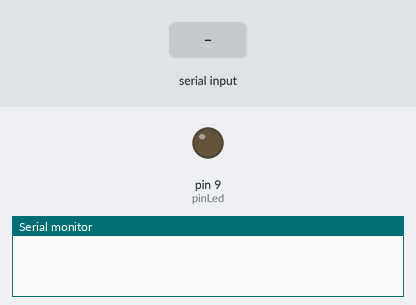
A sketch run on a simulated Arduino Uno, built with avr-gcc and run on an emulated ATmega328P. Parts: output pins drawn as LEDs (lit = HIGH), the last lines printed to the serial monitor. The inputs (shaded band) are chosen by the test bench.

Above: at 1.2 s.
1.3 s: "LED_ENCENDIDO" received over Serial
At 1.8 s:
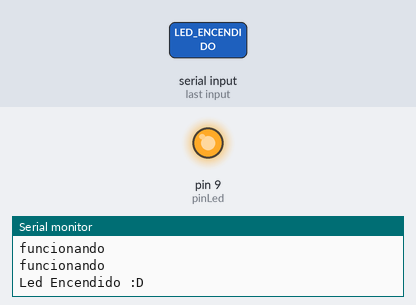
Timing chart, 0 to 4.3 s (numbered marks = the images above; inputs shaded):
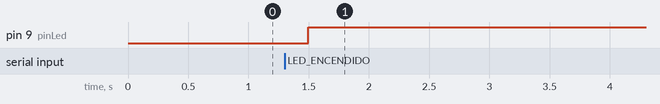

Measured:
- after the input at 1.3 s, pin 9 (pinLed): LOW → HIGH after 0.20 s

The sketch:

led_1.ino
```cpp
int pinLed = 9;
char caracter;
String comando;

void setup() {
  // put your setup code here, to run once:
  Serial.begin(9600);
  pinMode(pinLed, OUTPUT);

}

void loop() {
  while(Serial.available() > 0){
    caracter = Serial.read();
    comando.concat(caracter);
    delay(15);
    Serial.println("funcionando");
  }
  if(comando.equals("LED_ENCENDIDO")==true){
    digitalWrite(pinLed,HIGH);
    Serial.println("Led Encendido :D");
    delay(1000);
  }
    else if (comando.equals("LED_APAGADO")==true){
    digitalWrite(pinLed,LOW);
    Serial.println("Led APAGADO D:");
    delay(2000);
  }
  // put your main code here, to run repeatedly:

}
```
